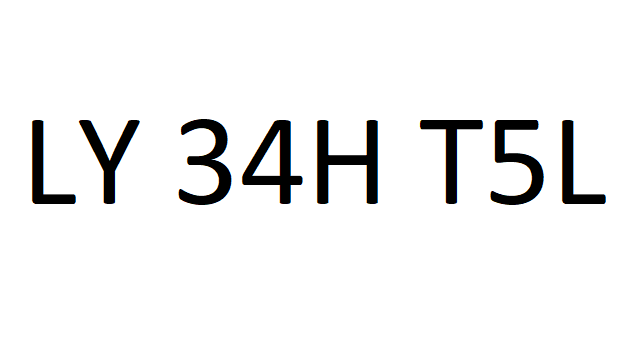
#> input picture PY-06 Class 1 -4/L1.png, 638 x 349 px
$ python 'PY6 - C4 - Video Text.py'
#> lines starting #> are read from the running program, lines starting #| are printed output that depends on the picture
from exceedCV import google_CV as cv
import cv2
j_path = "vision-project-207707-f84d39ceed76.json"
cv.google_auth(j_path)
#> (this line was passed over: exceedCV is not available in this run)
#pathlist = ["LP1.jpg",'LP2.jpg','LP3.jpg','lp4.jpg']
#for x in range(4):
pathlist = ['L1.png','L2.png']
for path in pathlist:
    img = cv2.imread(path, -1)
#> img is the input picture: shape (349, 638, 3); mean B, G, R 240.1, 240.1, 240.1
    (yD, xD, rgb) = img.shape
#> yD = 349; xD = 638; rgb = 3
    sub_amount = yD/8
#> sub_amount = 43.62
    new_bottom = yD - sub_amount
#> new_bottom = 305.4
    new_top = sub_amount*3
#> new_top = 130.9
    new_slice = img[int(new_top):int(new_bottom),0:xD]
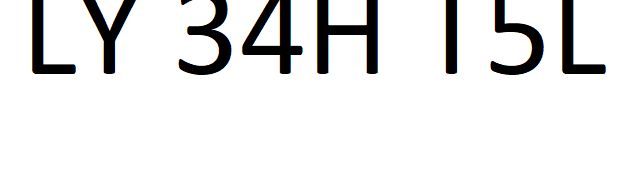
#> new_slice: shape (175, 638, 3); mean B, G, R 230.2, 230.2, 230.2
#> (the run stopped early here; a loop or call above may not have finished)
